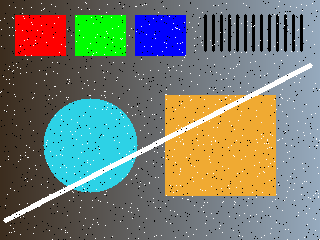
#> input picture 03_심화/day13_vision/data/noisy.png, 320 x 240 px
$ python -i image_ops.py   (imports and definitions only)
#> lines starting #> are read from the running program, lines starting #| are printed output that depends on the picture; after the words box and inside, x2 and y2 are one past the last pixel; in counts of white or black regions, pixels touching at a corner belong together
#> further down, picture is the input picture: shape (240, 320, 3); mean B, G, R 111.3, 124.4, 118.5
import cv2
import numpy as np

# 이미지 전처리 함수 정의
# - image : OpenCV로 읽은 원본 이미지(BGR 형식)
# - size : 축소할 이미지 크기(너비, 높이)
# - 반환값 : 각 이미지 처리 단계의 결과를 담은 딕셔너리
def prepare_image(image,size=(160,120)):
    """색공간·Resize·필터·형태학 처리의 중간 결과를 딕셔너리로 반환합니다."""
#> called with size = (160, 120)
    # >>> TODO H07
    # Gray와 size=(너비,높이)로 축소한 small을 만드세요. 원본 image를 직접 수정하지 않습니다.

    # 원본 컬러 이미지를 Grayscale(흑백) 이미지로 변환
    # - cv2.COLOR_BGR2GRAY : BGR 3채널을 Grayscale 1채널로 변환
    # - image : 원본 이미지
    # - gray : 원본 크기를 유지한 흑백 이미지
    gray=cv2.cvtColor(image,cv2.COLOR_BGR2GRAY)
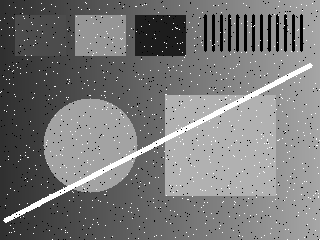
#> gray: shape (240, 320); min 0, max 255, mean 121.1

    # 흑백 이미지를 지정한 크기로 축소
    # - size=(160,120) : 너비 160픽셀, 높이 120픽셀
    # - cv2.resize() : 이미지 크기 변경
    # - small : 축소된 흑백 이미지
    small=cv2.resize(gray,size)
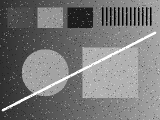
#> small: shape (120, 160); min 0, max 255, mean 121.2
    # <<< TODO H07
    # Gaussian Blur를 이용한 이미지 노이즈 감소
    # - small : 축소된 흑백 이미지
    # - (3,3) : 3x3 크기의 Gaussian Kernel
    # - 0 : 표준편차를 자동 계산
    # - blur : 부드럽게 처리된 이미지
    blur=cv2.GaussianBlur(small,(3,3),0)
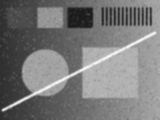
#> blur: shape (120, 160); min 26, max 250, mean 121.2
    # Threshold를 이용한 이진화 처리
    # - blur : Blur 처리된 이미지
    # - 127 : 임계값
    # - 255 : 임계값을 초과하는 픽셀에 적용할 값
    # - cv2.THRESH_BINARY : 임계값보다 크면 255, 작거나 같으면 0
    # - _ : 임계값 반환값은 사용하지 않음
    # - binary : 흑백 두 가지 값으로 구성된 이진 이미지
    _,binary=cv2.threshold(blur,127,255,cv2.THRESH_BINARY)
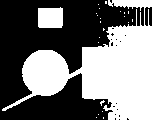
#> binary: shape (120, 160); 48% white; 23 white regions (21 under 20 px), largest, box (x1, y1, x2, y2) and area: (2, 0, 160, 120) 8675, (38, 7, 63, 28) 498
    # 형태학적 연산에 사용할 Kernel 생성
    # - cv2.MORPH_RECT : 사각형 형태의 Kernel
    # - (3,3) : Kernel 크기 3x3
    # - kernel : 형태학적 연산에 사용할 구조 요소
    kernel=cv2.getStructuringElement(cv2.MORPH_RECT,(3,3))
    # Morphological Opening 처리
    # - binary : 입력 이진 이미지
    # - cv2.MORPH_OPEN : 침식(Erosion) 후 팽창(Dilation)
    # - kernel : 형태학적 연산에 사용할 구조 요소
    # - opened : 작은 흰색 노이즈가 제거된 이미지
    opened=cv2.morphologyEx(binary,cv2.MORPH_OPEN,kernel)
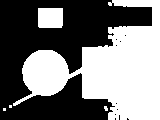
#> opened: shape (120, 160); 46.9% white; 5 white regions (3 under 20 px), largest, box (x1, y1, x2, y2) and area: (13, 0, 160, 120) 8475, (38, 8, 63, 28) 497
    # Canny Edge Detection을 이용한 윤곽선 검출
    # - blur : Blur 처리된 흑백 이미지
    # - 80 : 낮은 임계값
    # - 160 : 높은 임계값
    # - edge : 윤곽선이 흰색으로 표시된 1채널 이미지
    edge=cv2.Canny(blur,80,160)
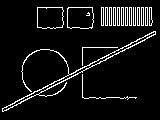
#> edge: shape (120, 160); 7.4% white in thin lines or dots, all inside (x1, y1, x2, y2) = (2, 7, 156, 112)
    # 모든 처리 결과를 딕셔너리로 반환
    # - gray : 원본 크기의 흑백 이미지
    # - small : 축소 이미지
    # - blur : Gaussian Blur 이미지
    # - binary : 이진화 이미지
    # - opened : Opening 처리 이미지
    # - edge : Edge 검출 이미지
    return {"gray":gray,"small":small,"blur":blur,"binary":binary,"opened":opened,"edge":edge}

# 이미지 데이터 증강(Augmentation) 함수
# - image : 입력 이미지
# - 반환값 : 좌우 반전 및 밝기 증가가 적용된 이미지
def augment_image(image):
    """종합 실습에서는 설정을 고정해 재실행 비교를 쉽게 합니다."""
    # 이미지 좌우 반전
    # - cv2.flip(image,1) : 수평 방향으로 뒤집기
    # - flipped : 좌우 반전된 이미지
    flipped=cv2.flip(image,1)
    # 이미지 밝기 증가 및 픽셀 범위 제한
    # - astype(np.float32) : 계산을 위해 실수형으로 변환
    # - +15 : 각 픽셀의 밝기를 15만큼 증가
    # - np.clip(...,0,255) : 픽셀값을 0~255 범위로 제한
    # - astype(np.uint8) : 이미지 저장에 적합한 8비트 정수형으로 변환
    # - 반환값 : 좌우 반전 및 밝기 증가가 적용된 이미지
    return np.clip(flipped.astype(np.float32)+15,0,255).astype(np.uint8)

>>> import cv2
>>> picture = cv2.imread('data/noisy.png')
>>> result = prepare_image(picture)
#> result = 6 items
